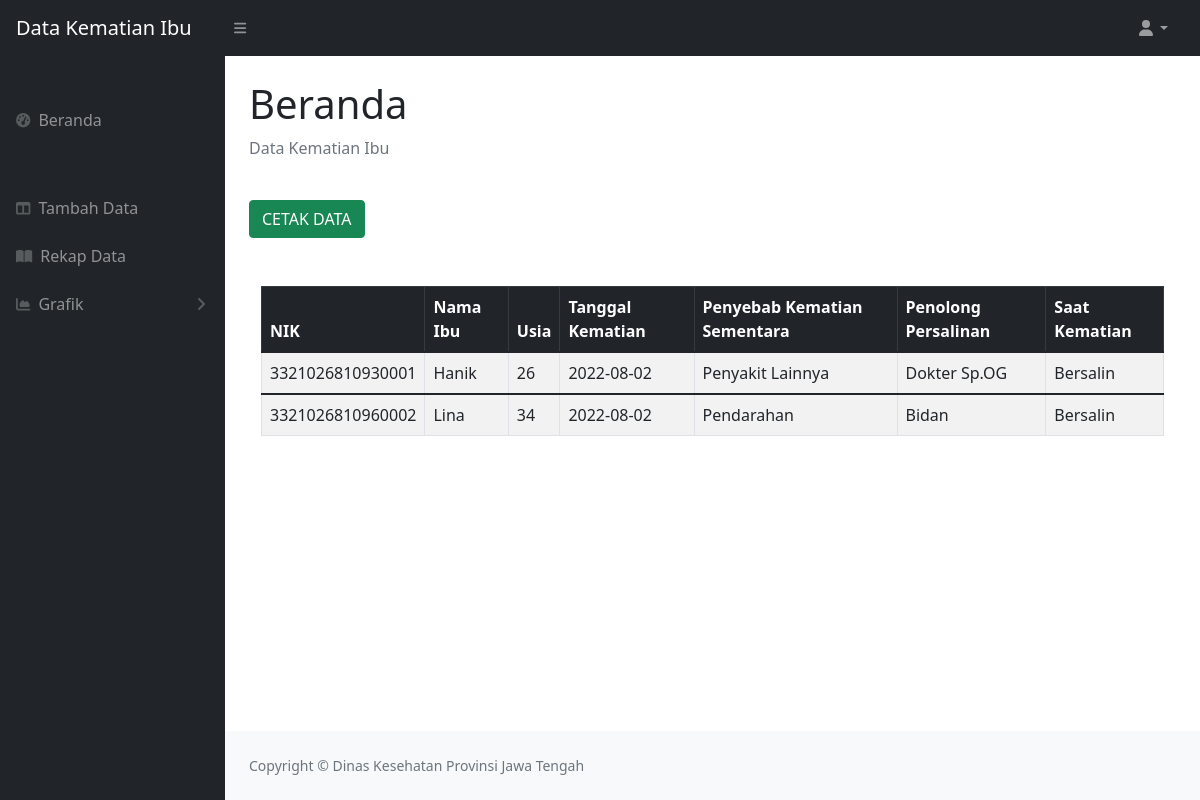
The page / on the database its author committed.
### tables this page shows
CREATE TABLE `kematianibu` (
  `id` int(8) NOT NULL,
  `nik` varchar(16) NOT NULL,
  `nama_ibu` varchar(100) NOT NULL,
  `usia` int(3) NOT NULL,
  `desa_kelurahan` varchar(100) NOT NULL,
  `kecamatan` varchar(100) NOT NULL,
  `kabupaten_kota` varchar(100) NOT NULL,
  `tempat_kematian` varchar(100) NOT NULL,
  `tanggal_kematian` date NOT NULL,
  `penyebab_kematian_sementara` varchar(100) NOT NULL,
  `penolong_persalinan` varchar(100) NOT NULL,
  `saat_kematian` varchar(100) NOT NULL
);

### index.php (the view, shortened to what this page needs)
<?php
	include 'koneksi.php';
?>
<!DOCTYPE html>
<html lang="en">
    <head>
        <link href="https://cdn.jsdelivr.net/npm/simple-datatables@latest/dist/style.css" rel="stylesheet" />
        <link href="css/styles.css" rel="stylesheet" />
    </head>
    <body class="sb-nav-fixed">
        <nav class="sb-topnav navbar navbar-expand navbar-dark bg-dark">
            <a class="navbar-brand ps-3" >Data Kematian Ibu</a>
            <button class="btn btn-link btn-sm order-1 order-lg-0 me-4 me-lg-0" id="sidebarToggle" href="#!"><i class="fas fa-bars"></i></button>
            <ul class="navbar-nav ms-auto ms-md-0 me-3 me-lg-4">
                <li class="nav-item dropdown">
                    <a class="nav-link dropdown-toggle" id="navbarDropdown" href="#" role="button" data-bs-toggle="dropdown" aria-expanded="false"><i class="fas fa-user fa-fw"></i></a>
                </li>
            </ul>
        </nav>
        <div id="layoutSidenav">
            <div id="layoutSidenav_nav">
                <nav class="sb-sidenav accordion sb-sidenav-dark" id="sidenavAccordion">
                    <div class="sb-sidenav-menu">
                        <div class="nav">
                            <div class="sb-sidenav-menu-heading"></div>
                            <a class="nav-link" href="index.php">
                                <div class="sb-nav-link-icon"><i class="fas fa-tachometer-alt"></i></div>
                                Beranda
                            </a>
							<div class="sb-sidenav-menu-heading"></div>
                            <a class="nav-link collapsed" href="add.php">
                                <div class="sb-nav-link-icon"><i class="fas fa-columns"></i></div>
                                Tambah Data
                            </a>
                            <a class="nav-link collapsed" href="read.php">
                                <div class="sb-nav-link-icon"><i class="fas fa-book-open"></i></div>
                                Rekap Data
							</a>
							<a class="nav-link collapsed" href="#" data-bs-toggle="collapse" data-bs-target="#collapseLayouts" aria-expanded="false" aria-controls="collapseLayouts">
                                <div class="sb-nav-link-icon"><i class="fas fa-chart-area"></i></div>
                                Grafik
								<div class="sb-sidenav-collapse-arrow"><i class="fas fa-angle-down"></i></div>
                            </a>
                        </div>
                    </div>
                </nav>
            </div>
            <div id="layoutSidenav_content">
                <main>
                    <div class="container-fluid px-4">
                        <h1 class="mt-4">Beranda</h1>
                        <ol class="breadcrumb mb-4">
                            <li class="breadcrumb-item active">Data Kematian Ibu</li>
                        </ol>
						<a class="btn btn-success mt-3" href="cetak.php" target="_blank">CETAK DATA</a>
                        <body>
							<div class="container">
							<table class ="table table-striped table-hover table-bordered mt-5">
							<thead class="table-dark">
								<th>NIK</th>
								<th>Nama Ibu</th>
								<th>Usia</th>
								<th>Tanggal Kematian</th>
								<th>Penyebab Kematian Sementara</th>
								<th>Penolong Persalinan</th>
								<th>Saat Kematian</th>
							</thead>
							<?php
								$sqlGet = "SELECT * FROM kematianibu";
								$query = mysqli_query($conn, $sqlGet);
								while($data = mysqli_fetch_array($query)){
									echo "
										<tbody>
											<tr>
												<td>$data[nik]</td>
												<td>$data[nama_ibu]</td>
												<td>$data[usia]</td>
												<td>$data[tanggal_kematian]</td>
												<td>$data[penyebab_kematian_sementara]</td>
												<td>$data[penolong_persalinan]</td>
												<td>$data[saat_kematian]</td>
											</tr>
										</tbody>
									";
								}
							?>
							</table>
							</div>
						</body>
                    </div>
					<body>
                </main>
                <footer class="py-4 bg-light mt-auto">
                    <div class="container-fluid px-4">
                        <div class="d-flex align-items-center justify-content-between small">
                            <div class="text-muted">Copyright &copy; Dinas Kesehatan Provinsi Jawa Tengah</div>
                        </div>
                    </div>
                </footer>
            </div>
        </div>
    </body>
</html>

### rows shown on the page
kematianibu: nik "3321026810930001", nama_ibu "Hanik", usia "26", tanggal_kematian "2022-08-02", penyebab_kematian_sementara "Penyakit Lainnya", penolong_persalinan "Dokter Sp.OG", saat_kematian "Bersalin"
kematianibu: nik "3321026810960002", nama_ibu "Lina", usia "34", tanggal_kematian "2022-08-02", penyebab_kematian_sementara "Pendarahan", penolong_persalinan "Bidan", saat_kematian "Bersalin"
